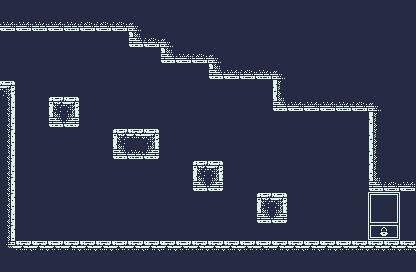

Below is a game level as drawn by its tile map, then a one-line description and the .tmx file that defines it, in full:
An orthogonal 26x17 tile map with 16x16 px tiles, 2 tile layers (Background, Walls) and 13 objects.

<map version="1.4" tiledversion="1.4.3" orientation="orthogonal" renderorder="right-down" width="26" height="17" tilewidth="16" tileheight="16" infinite="0" backgroundcolor="#9e9e9e" nextlayerid="7" nextobjectid="50">
 <editorsettings>
  <export target="Level2.tmx" format="tmx" />
 </editorsettings>
 <tileset firstgid="1" source="Dow_TileSet.tsx" />
 <layer id="2" name="Background" width="26" height="17">
  <data encoding="csv">
1,1,1,1,1,1,1,1,1,1,1,1,1,1,1,1,1,1,1,1,1,1,1,1,1,1,
1,1,1,1,1,1,1,1,1,1,1,1,1,1,1,1,1,1,1,1,1,1,1,1,1,1,
1,1,1,1,1,1,1,1,1,1,1,1,1,1,1,1,1,1,1,1,1,1,1,1,1,1,
1,1,1,1,1,1,1,1,1,1,1,1,1,1,1,1,1,1,1,1,1,1,1,1,1,1,
1,1,1,1,1,1,1,1,1,1,1,1,1,1,1,1,1,1,1,1,1,1,1,1,1,1,
1,1,1,1,1,1,1,1,1,1,1,1,1,1,1,1,1,1,1,1,1,1,1,1,1,1,
1,1,1,1,1,1,1,1,1,1,1,1,1,1,1,1,1,1,1,1,1,1,1,1,1,1,
1,1,1,1,1,1,1,1,1,1,1,1,1,1,1,1,1,1,1,1,1,1,1,1,1,1,
1,1,1,1,1,1,1,1,1,1,1,1,1,1,1,1,1,1,1,1,1,1,1,1,1,1,
1,1,1,1,1,1,1,1,1,1,1,1,1,1,1,1,1,1,1,1,1,1,1,1,1,1,
1,1,1,1,1,1,1,1,1,1,1,1,1,1,1,1,1,1,1,1,1,1,1,1,1,1,
1,1,1,1,1,1,1,1,1,1,1,1,1,1,1,1,1,1,1,1,1,1,1,1,1,1,
1,1,1,1,1,1,1,1,1,1,1,1,1,1,1,1,1,1,1,1,1,1,1,1,1,1,
1,1,1,1,1,1,1,1,1,1,1,1,1,1,1,1,1,1,1,1,1,1,1,1,1,1,
1,1,1,1,1,1,1,1,1,1,1,1,1,1,1,1,1,1,1,1,1,1,1,1,1,1,
1,1,1,1,1,1,1,1,1,1,1,1,1,1,1,1,1,1,1,1,1,1,1,1,1,1,
1,1,1,1,1,1,1,1,1,1,1,1,1,1,1,1,1,1,1,1,1,1,1,1,1,1
</data>
 </layer>
 <group id="6" name="Colidables">
  <layer id="1" name="Walls" width="26" height="17">
   <data encoding="csv">
232,232,232,232,232,232,232,232,232,232,232,232,232,232,232,232,232,232,232,232,232,232,232,232,232,232,
252,252,251,252,251,250,250,250,253,232,232,232,232,232,232,232,232,232,232,232,232,232,232,232,232,232,
0,0,0,0,0,0,0,0,332,250,253,232,232,232,232,232,232,232,232,232,232,232,232,232,232,232,
0,0,0,0,0,0,0,0,0,0,332,252,250,253,232,232,232,232,232,232,232,232,232,232,232,232,
0,0,0,0,0,0,0,0,0,0,0,0,0,332,252,250,251,253,232,232,232,232,232,232,232,232,
290,0,0,0,0,0,0,0,0,0,0,0,0,0,0,0,0,353,232,232,232,232,232,232,232,232,
310,0,0,292,290,0,0,0,0,0,0,0,0,0,0,0,0,332,252,252,252,251,250,333,232,232,
310,0,0,332,330,0,0,0,0,0,0,0,0,0,0,0,0,0,0,0,0,0,0,312,232,232,
349,0,0,0,0,0,0,292,371,290,0,0,0,0,0,0,0,0,0,0,0,0,0,353,232,232,
310,0,0,0,0,0,0,332,251,330,0,0,0,0,0,0,0,0,0,0,0,0,0,353,232,232,
310,0,0,0,0,0,0,0,0,0,0,0,292,290,0,0,0,0,0,0,0,0,0,273,232,232,
349,0,0,0,0,0,0,0,0,0,0,0,332,330,0,0,0,0,0,0,0,0,0,332,250,252,
349,0,0,0,0,0,0,0,0,0,0,0,0,0,0,0,292,290,0,0,0,0,0,17,18,0,
310,0,0,0,0,0,0,0,0,0,0,0,0,0,0,0,332,330,0,0,0,0,0,37,38,0,
349,0,0,0,0,0,0,0,0,0,0,0,0,0,0,0,0,0,0,0,0,0,0,57,58,0,
369,371,370,372,370,371,371,372,371,370,370,372,371,371,371,372,372,370,371,370,370,372,371,371,371,371,
232,232,232,232,232,232,232,232,232,232,232,232,232,232,232,232,232,232,232,232,232,232,232,232,232,232
</data>
  </layer>
  <objectgroup id="5" name="Collision Mask">
   <object id="35" x="0" y="0" width="128" height="32" />
   <object id="36" x="128" y="0" width="112" height="48" />
   <object id="37" x="160" y="48" width="48" height="16" />
   <object id="38" x="208" y="48" width="112" height="32" />
   <object id="40" x="272" y="80" width="96" height="32" />
   <object id="41" x="368" y="96" width="48" height="96" />
   <object id="42" x="0" y="240" width="416" height="32" />
   <object id="44" x="48" y="96" width="32" height="32" />
   <object id="45" x="112" y="128" width="48" height="32" />
   <object id="46" x="192" y="160" width="32" height="32" />
   <object id="47" x="256" y="192" width="32" height="32" />
   <object id="48" x="0" y="80" width="16" height="16" />
   <object id="49" x="0" y="96" width="16" height="144" />
  </objectgroup>
 </group>
</map>
